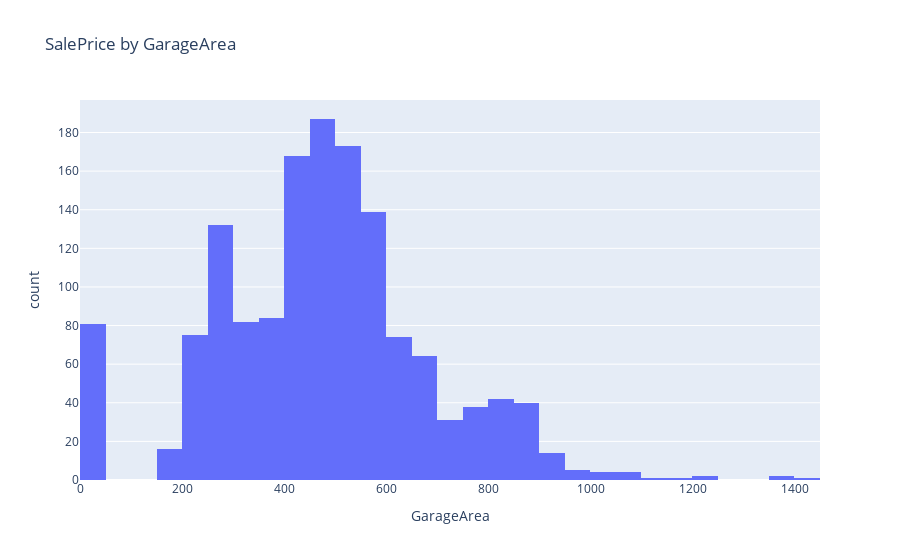

Notebook source saved alongside this figure:
### Markdown cell above
<a id = "data-cleaning"></a>

### Code cell
px.histogram(train, x="GarageArea", nbins=30, title="SalePrice by GarageArea")

### Figure 1 — Plotly figure (JSON) as saved in the notebook; plotly's stock layout.template omitted (floating-point values rounded to 4 significant figures; data arrays with more than 128 entries replaced by an {"elided": "..."} marker saying what was removed)
{"data": [{"alignmentgroup": "True", "bingroup": "x", "hovertemplate": "GarageArea=%{x}<br>count=%{y}<extra></extra>", "legendgroup": "", "marker": {"color": "#636efa"}, "name": "", "nbinsx": 30, "offsetgroup": "", "orientation": "v", "showlegend": false, "type": "histogram", "x": {"elided": "1460 int values"}, "xaxis": "x", "yaxis": "y"}], "layout": {"barmode": "relative", "legend": {"tracegroupgap": 0}, "title": {"text": "SalePrice by GarageArea"}, "xaxis": {"anchor": "y", "domain": [0, 1], "title": {"text": "GarageArea"}}, "yaxis": {"anchor": "x", "domain": [0, 1], "title": {"text": "count"}}}}
